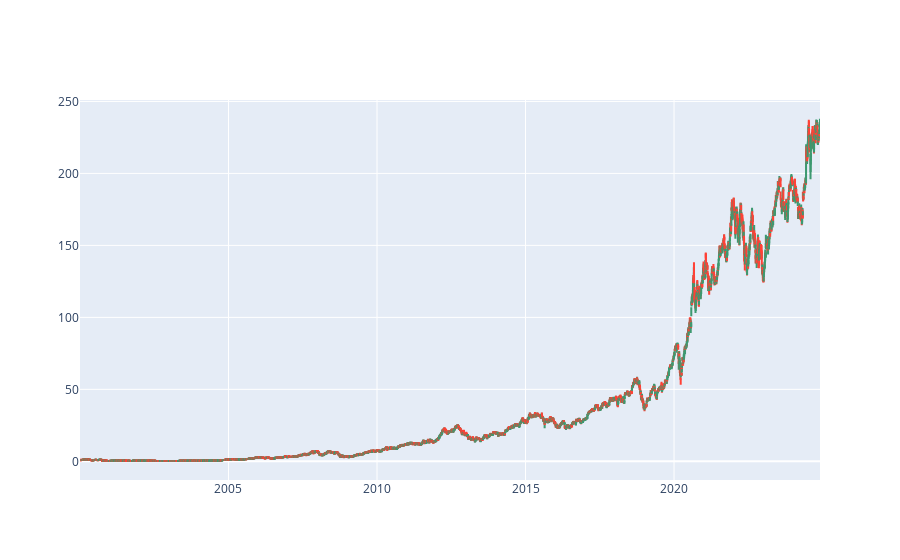

Notebook cell for this chart:
### Markdown cell above
# Candlesticks

### Code cell
import plotly.graph_objects as go
fig = go.Figure(data=[go.Candlestick(x = data01["Date"], open= data01["Open"],
                                    high = data01["High"], low = data01["Low"], close = data01["Close"])])
fig.update_layout(xaxis_rangeslider_visible = False)
fig.show()

### Figure 1 — Plotly figure (JSON) as saved in the notebook; plotly's stock layout.template omitted (floating-point values rounded to 4 significant figures; data arrays with more than 128 entries replaced by an {"elided": "..."} marker saying what was removed)
{"data": [{"close": {"elided": "6269 str values"}, "high": {"elided": "6269 str values"}, "low": {"elided": "6269 str values"}, "open": {"elided": "6269 str values"}, "type": "candlestick", "x": {"elided": "6269 str values"}}], "layout": {"autosize": true, "dragmode": "zoom", "xaxis": {"autorange": true, "range": ["2000-01-02 12:00", "2024-11-29 12:00"], "rangeslider": {"visible": false, "yaxis": {}}, "showspikes": false, "type": "date"}, "yaxis": {"autorange": true, "range": [-12.97, 251.0], "showspikes": false}}}
